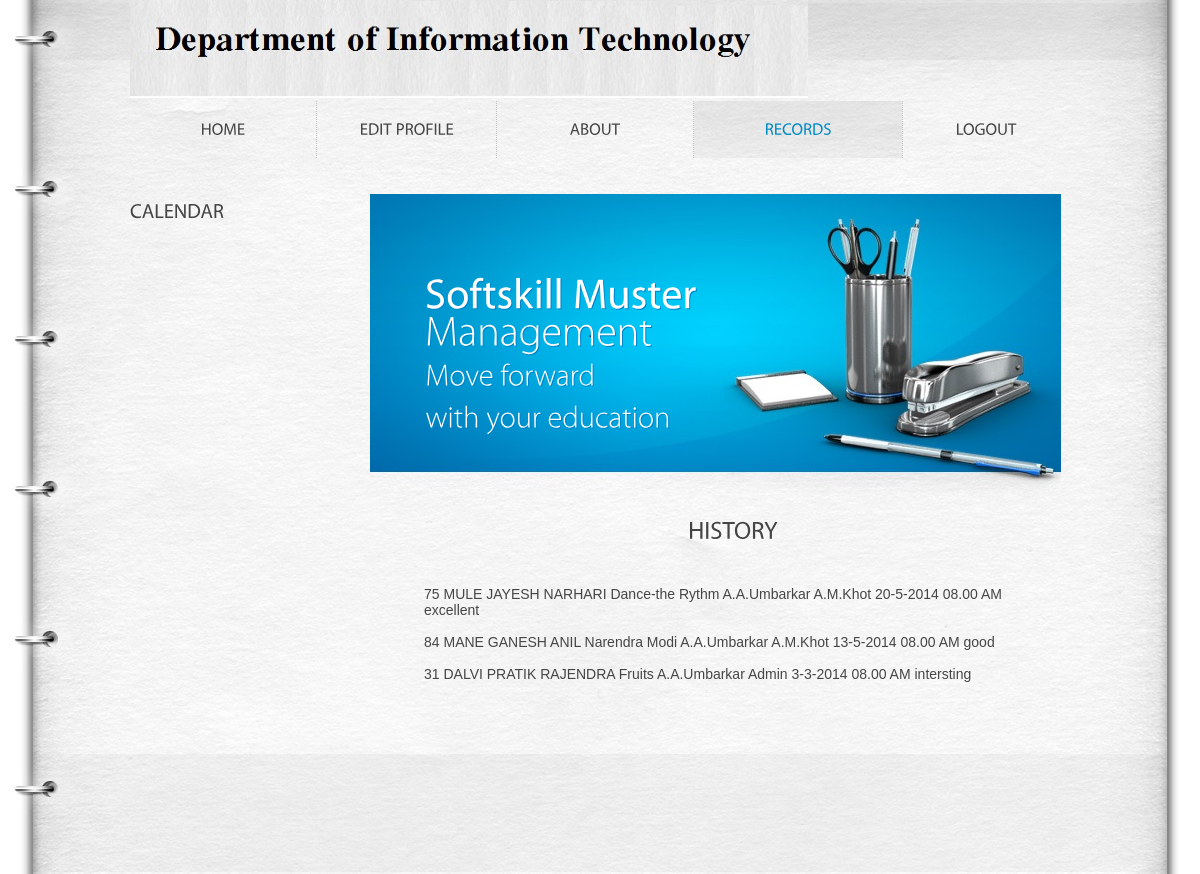
The app's page /history_btech.php (signed in) with its own data.
### tables this page shows
CREATE TABLE IF NOT EXISTS `update_btech` (
  `rollno` int(11) DEFAULT NULL,
  `student_name` text,
  `topic` text,
  `course_incharge` text,
  `conducted_by` text,
  `date` text,
  `time` text,
  `remark` text
);

### history_btech.php (the view, shortened to what this page needs)
<!DOCTYPE html>
<html lang="en">
<head>
<link rel="stylesheet" href="css/reset.css" type="text/css" media="all">
<link rel="stylesheet" href="css/style.css" type="text/css" media="all">
<link href="css/nsa.css" rel="stylesheet" type="text/css" />
<link rel="stylesheet" media="screen, print, handheld" type="text/css" href="calendar.css" />
</head>
<body id="page1">
<div class="wrap">
  <header>
    <div class="container">
    	<img src="images/Dept1.jpg" width="678" height="98">
      <div class="container">
   		<nav>
          <ul>
            <li><a href="t.php" class="m1">Home</a></li>
            <li><a href="edit.php" class="m2">Edit Profile</a></li>
            <li><a href="about.php" class="m4">About</a></li>
            <li  class="current"><a href="history_btech.php" class="m3">Records</a></li>
            <li class="last"><a href="logout.php" class="m5">Logout</a></li>
          </ul>
        </nav>
      </div>
    </div>
  </header>
  <div class="container">
    <aside>
      <h3> <span>Calendar</span></h3>
    </aside>
    <section id="content">
      <div id="banner">
        <h2>Softskill Muster <span> Management <span>Move forward <span>with your education</span></span></span></h2>
      </div>
      <div class="inside">
        <center><h2>history</h2></center>
        <div class="headerpart" >
        <?php
		echo "<br>";
		$q="SELECT * FROM update_btech";
		$result=mysql_query($q);
		while($r=mysql_fetch_array($result))
		{
			echo  $r['rollno']." ".$r['student_name']." ".$r['topic']." ".$r['course_incharge']." ".$r['conducted_by']." ".$r['date']." ".$r['time']." ".$r['remark'];
		echo "<br>";
		echo "<br>";
		}
    	?>
</div>
</div>
</section>
</div>
</div>
<footer>
  <div class="footerlink">
  </div>
</footer>
<div align=center></div></body>
</html>

### css/style.css (style rules this page uses)
article, aside, audio, canvas, command, datalist, details, embed, figcaption, figure, footer, header, hgroup, keygen, meter, nav, output, progress, section, source, video { display:block; }
body { background:#fff; font-family:Arial, Helvetica, sans-serif; font-size:100%; line-height:1em; color:#454545; }
html { min-width:940px; }
html, body { height:100%; }
.container { margin:0 auto; width:940px; overflow:hidden; font-size:.875em; padding-bottom:176px; }
header { background:url(../images/header-bg.jpg) no-repeat center top; min-width:940px; }
header .container { height:194px; position:relative; padding:0px; }
section#content { float:left; width:691px; }
aside { width:210px; float:left; margin-right:30px; padding:5px 0 0 0; }
.wrap { height:auto !important; height:100%; min-height:100%; background:url(../images/tail-middle.jpg) repeat-y center 194px; min-width:940px; }
#banner { width:3000px; height:300px; margin-left:0px; margin-top:0px; background:url(../images/banner-bg.jpg) no-repeat left top ; }
#banner h2 { color:#fff; font-size:42px; text-transform:none; line-height:1.2em; padding:75px 0 0 55px; margin:0; }
#banner h2 span { display:block; margin-top:-12px; color:#fff; }
#banner h2 span span { font-size:30px; margin-top:-8px; }
a { color:#ff7b01; outline:none; }
h2 { font-size:24px; line-height:1.2em; text-transform:uppercase; margin-bottom:25px; }
h2 span { color:#8d8d8d; }
h3 { font-size:20px; line-height:1.2em; text-transform:uppercase; margin-bottom:15px; }
header nav { position:absolute; left:0; top:3px; }
header nav ul li { float:left; font-size:16px; line-height:1.2em; text-transform:uppercase; padding-right:1px; background:url(../images/divider.gif) repeat-y right top; }
header nav ul li.last { background:none; padding:0; }
header nav ul li a { color:#454545; text-decoration:none; display:block; float:left; text-align:center; padding:18px 0 20px 0; background-repeat:no-repeat; background-position:left top; }
header nav ul li.current a, header nav ul li a:hover { color:#008cc4; }
header nav ul li a.m1 { width:186px; }
header nav ul li a.m2 { width:179px; }
header nav ul li a.m3 { width:208px; }
header nav ul li.current a.m3 { background-image:url(../images/m3-act.jpg); }
header nav ul li a.m4 { width:196px; }
header nav ul li a.m5 { width:167px; }
#content .inside { padding:22px 20px 0 29px; margin-left:25px; }
footer { background:url(../images/footer-bg.png) no-repeat center top; margin-top:-120px; min-width:940px; }
footer .footerlink { margin:0 auto; width:940px; height:60px; padding-top:60px; color:#454545; font-size:.785em; line-height:1.429em; }
a { outline:none; }

### css/nsa.css (style rules this page uses)
.headerpart { margin-right:0px; margin-top:0px; }

### records on screen
update_btech: rollno "75", student_name "MULE JAYESH NARHARI", topic "Dance-the Rythm", course_incharge "A.A.Umbarkar", conducted_by "A.M.Khot", date "20-5-2014", time "08.00 AM", remark "excellent"
update_btech: rollno "84", student_name "MANE GANESH ANIL", topic "Narendra Modi", course_incharge "A.A.Umbarkar", conducted_by "A.M.Khot", date "13-5-2014", time "08.00 AM", remark "good"
update_btech: rollno "31", student_name "DALVI PRATIK RAJENDRA", topic "Fruits", course_incharge "A.A.Umbarkar", conducted_by "Admin", date "3-3-2014", time "08.00 AM", remark "intersting"
